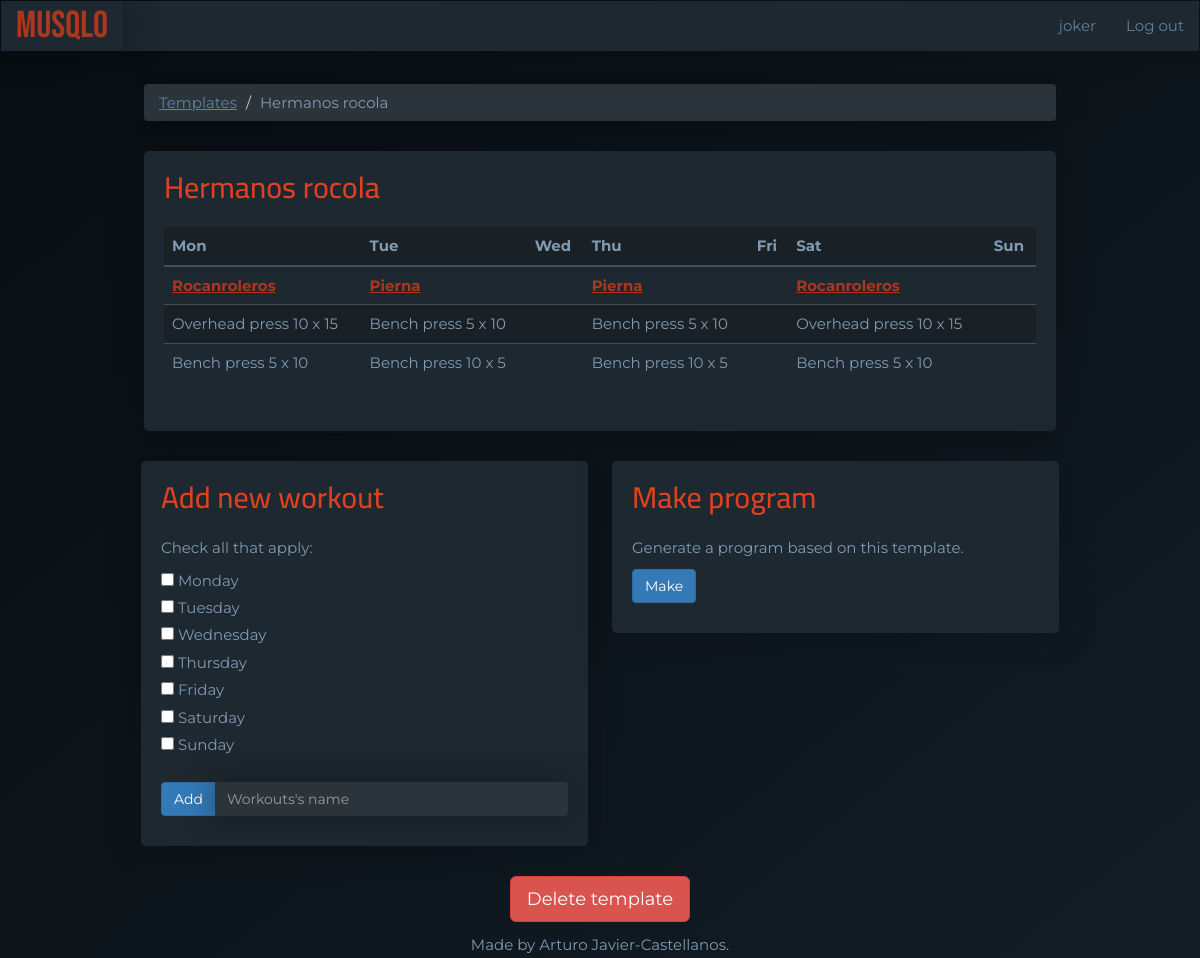
The page /program-templates/2 (signed in) on the database its author committed.
### main.py (models this page shows)
class User(UserMixin, db.Model):
    __tablename__ = "users"
    id = Column(Integer, primary_key=True)
    email = Column(String(100), unique=True)
    password = Column(String(100))
    name = Column(String(100))
    program_templates = relationship("ProgramTemplate", back_populates="user")
    programs = relationship("Program", back_populates="user")

class ProgramTemplate(db.Model):
    __tablename__ = "programTemplates"
    id = Column(Integer, primary_key=True)
    user_id = Column(Integer, ForeignKey("users.id"))
    user = relationship("User", back_populates="program_templates")
    name = Column(String(250), nullable=False)
    workout_templates = relationship("WorkoutTemplate", back_populates="parent_program_template")

class WorkoutTemplate(db.Model):
    __tablename__ = "workoutTemplates"
    id = Column(Integer, primary_key=True)
    name = Column(String(250), nullable=False)
    program_template_id = Column(Integer, ForeignKey("programTemplates.id"))
    parent_program_template = relationship("ProgramTemplate", back_populates="workout_templates")
    exercise_templates = relationship("ExerciseTemplate", back_populates="parent_workout_template")
    days = relationship('Day',
                        secondary="workoutdays",
                        back_populates="workout_templates")

class Day(db.Model):
    __tablename__ = "days"
    id = Column(Integer, primary_key=True)
    name = Column(String(200), nullable=False)
    workout_templates = relationship('WorkoutTemplate',
                                     secondary="workoutdays",
                                     back_populates="days")

### main.py (the view, shortened to what this page needs)
@app.route("/program-templates/<int:program_template_id>", methods=["GET", "POST"])
@protect_program_template
def show_program_template(program_template_id):
    current_program_template = ProgramTemplate.query.get(program_template_id)
    daily_workouts = []
    most_workouts_in_one_day = 0
    for day_id in range(1, 8):
        day = Day.query.get(day_id)
        workouts = [workout_template for workout_template in current_program_template.workout_templates if day in workout_template.days]
        daily_workouts.append(workouts)
        if len(workouts) > most_workouts_in_one_day:
            most_workouts_in_one_day = len(workouts)
    workout_layers = []
    for num in range(most_workouts_in_one_day):
        workout_layer = []
        for workouts in daily_workouts:
            try:
                new_workout = workouts[num]
            except IndexError:
                workout_layer.append(0)
            else:
                workout_layer.append(new_workout)
        workout_layers.append(workout_layer)
    exercise_layers = []
    for workout_layer in workout_layers:
        most_exercises_in_layer = 0
        for element in workout_layer:
            if isinstance(element, WorkoutTemplate):
                if len(element.exercise_templates) > most_exercises_in_layer:
                    most_exercises_in_layer = len(element.exercise_templates)
        exercise_layer = []
        for row_number in range(most_exercises_in_layer):
            row = []
            for day_number in range(7):
                element = workout_layer[day_number]
                if isinstance(element, WorkoutTemplate):
                    try:
                        new_exercise = element.exercise_templates[row_number]
                    except IndexError:
                        row.append(0)
                    else:
                        row.append(f"{new_exercise.type} {len(new_exercise.set_templates)} x {new_exercise.set_templates[0].reps}")
                else:
                    row.append(0)
            exercise_layer.append(row)
        exercise_layers.append(exercise_layer)
    new_workout_form = NewWorkoutForm()
    return render_template("show-program-template.html",
                           form=new_workout_form,
                           template=current_program_template,
                           workout_layers=workout_layers,
                           exercise_layers=exercise_layers
                           )

### forms.py
class NewWorkoutForm(FlaskForm):
    name = StringField("Workout's name", validators=[DataRequired()])
    days = MultiCheckboxField(
        "Days of the week",
        choices=[
                ('1', 'Monday'),
                ('2', 'Tuesday'),
                ('3', 'Wednesday'),
                ('4', 'Thursday'),
                ('5', 'Friday'),
                ('6', 'Saturday'),
                ('7', 'Sunday'),
            ],
        validators=[DataRequired()])
    add = SubmitField("Add")

### main.py (called while the page is built)
@login_manager.user_loader
def load_user(user_id):
    return User.query.get(int(user_id))

def protect_program_template(f):
    @wraps(f)
    def decorated_function(program_template_id, *args, **kwargs):
        requested_program_template = ProgramTemplate.query.get(program_template_id)
        if requested_program_template.user_id != current_user.id:
            return abort(403)
        return f(program_template_id, *args, **kwargs)
    return decorated_function

### templates/show-program-template.html (shortened to what this page needs)
{% extends 'bootstrap/base.html' %}
{% block content %}
{% include "header.html" %}
<ol class="breadcrumb">
  <li><a href="{{url_for('dashboard')}}">Templates</a></li>
  <li class="active">{{ template.name }}</li>
</ol>
<div class="card">
    <h2 class="card-title">{{ template.name }}</h2>
    <div class="table-responsive">
    <table class="table">
        <thead>
            <tr>
                <th>Mon</th>
                <th>Tue</th>
                <th>Wed</th>
                <th>Thu</th>
                <th>Fri</th>
                <th>Sat</th>
                <th>Sun</th>
            </tr>
        </thead>
        <tbody>
        {% for n in range(workout_layers|length):%}
            <tr>
                {% for element in workout_layers[n]: %}
                    {% if element is integer: %}
                        <td></td>
                    {% else: %}
                        <td><a href=" {{ url_for('show_workout_template', workout_template_id=element.id) }}"><b>{{element.name}}</b></a></td>
                    {% endif %}
                {% endfor %}
            </tr>
            {% for row in exercise_layers[n]:%}
                <tr>
                    {% for cell in row %}
                         {% if cell is integer: %}
                            <td></td>
                        {% else: %}
                            <td>{{cell}}</td>
                        {% endif %}
                    {% endfor %}
                </tr>
            {% endfor %}
        {% endfor %}
        </tbody>
    </table>
    </div>
</div>
    <div class="row">
        <div class="col-lg-6">
            <div class="card">
                 <h2 class="card-title">Add new workout</h2>
                    <form action="" method="post" role="form">
                    <p>Check all that apply:</p>
                    {% for choice in form.days %}
                        {{ choice(class="form-check-input") }}
                        {{ choice.label(class="form-check-label") }}
                    {% endfor %}
                    <div class="input-group">
                        <span class="input-group-btn">
                        {{ form.add(class_="btn btn-primary") }}
                        </span>
                        {{ form.name(class_="form-control", placeholder="Workouts's name") }}
                    </div>
                    </form>
            </div>
        </div>
        <div class="col-lg-6">
            <div class="card">
                <h2 class="card-title">Make program</h2>
                <p>Generate a program based on this template.</p>
                <a class="btn btn-primary" href="{{url_for('make_program', program_template_id=template.id)}}">Make</a>
            </div>
        </div>
    </div>
    <div class="text-center">
        <a href="{{url_for('delete_program_template', program_template_id=template.id)}}" class="btn btn-danger btn-lg" role="button">Delete template</a>
    </div>
{% include "footer.html" %}
{% endblock %}

### templates/header.html (shortened to what this page needs)
<!DOCTYPE html>
<html lang="en">
<head>
    <link href="{{ url_for('static', filename='css/styles.css')}}" rel="stylesheet">
</head>
<body>
<div id="wrap">
<nav class="navbar navbar-inverted" role="navigation">
  <div class="navbar-header">
    <a class="navbar-brand" href="{{url_for('home')}}">MUSQLO</a>
  </div>
  <div class="collapse navbar-collapse" id="navbar-links">
  <ul class="nav navbar-nav navbar-right">
    {% if current_user.is_authenticated: %}
    <li><a href="{{url_for('user')}}">{{ current_user.name }}</a></li>
    <li><a href="{{url_for('logout')}}">Log out</a></li>
    {% else: %}
    <li><a href="{{ url_for('home',_anchor='login') }}">Log in</a></li>
    <li><a href="{{ url_for('register') }}">Register</a></li>
    {% endif %}
  </ul>
  </div>
</nav>
<div id="main">
<div class="container-fluid">

### static/css/styles.css (style rules this page uses)
body { font-family: 'Montserrat', sans-serif; font-size: 1.5rem; color: #819ab1; background: linear-gradient(to bottom right, #080d11, #121d26) fixed; }
label { font-weight: 400; }
.container-fluid { padding: 1% 12%; }
.card { background-color: #1d2830; border-radius: 5px; box-shadow: 0px 0 30px rgba(8, 13, 17, 0.5); padding: 0 20px 30px; margin-bottom: 30px; }
.breadcrumb { background-color: #2b343b; box-shadow: 0px 0 30px rgba(8, 13, 17, 0.5); margin-bottom: 30px; }
.breadcrumb > .active { font-family: 'Montserrat', sans-serif; color: #819ab1; }
.breadcrumb a { color: #61819e; text-decoration: underline; }
.card-title { font-family: 'Cairo', sans-serif; font-size: 3rem; color: #df4020; padding: 20px 0 15px; margin: 0 0 8px 0; }
.col-lg-6 { padding: 0 12px; }
.navbar-collapse { font-family: 'Montserrat', sans-serif; background-color: #1d2830; box-shadow: 0px 0 30px rgba(8, 13, 17, 0.5); }
.navbar-collapse a { color: #61819e; }
.navbar-header { font-family: 'Montserrat', sans-serif; background-color: #1d2830; box-shadow: 0px 0 30px rgba(8, 13, 17, 0.5); }
.navbar-header a { color: #61819e; }
.navbar-inverted > .navbar-header > .navbar-brand { font-family: 'Bebas Neue', cursive; color: #ad361f; font-size: 2.5em; }
.table tr:nth-child(even) td { background-color: #1a2126; }
.table > thead > tr > th { background-color: #1a2126; border-bottom: 2px solid #404e59; border-top: 0; }
.table > tbody > tr > td { border-color: #404e59; }
.table a { color: #ad361f; text-decoration: underline; }
.form-control { color: #819ab1; background-color: #2b343b; border: 0; box-shadow: 0px 0 30px rgba(8, 13, 17, 0.5); }
html, body { height: 100%; }
#wrap { min-height: 100%; }
#main { overflow:auto; padding-bottom: 2%; }

### rows shown on the page
User: name "joker"
ProgramTemplate: name "Hermanos rocola"
WorkoutTemplate: name "Rocanroleros"
WorkoutTemplate: name "Pierna"
Day: label "Monday"
Day: label "Tuesday"
Day: label "Wednesday"
Day: label "Thursday"
Day: label "Friday"
Day: label "Saturday"
Day: label "Sunday"

### other values the page prints
{{ cell }} "Overhead press 10 x 15" "Bench press 5 x 10" "Bench press 5 x 10" "Overhead press 10 x 15" "Bench press 5 x 10" "Bench press 10 x 5" "Bench press 10 x 5" "Bench press 5 x 10"
